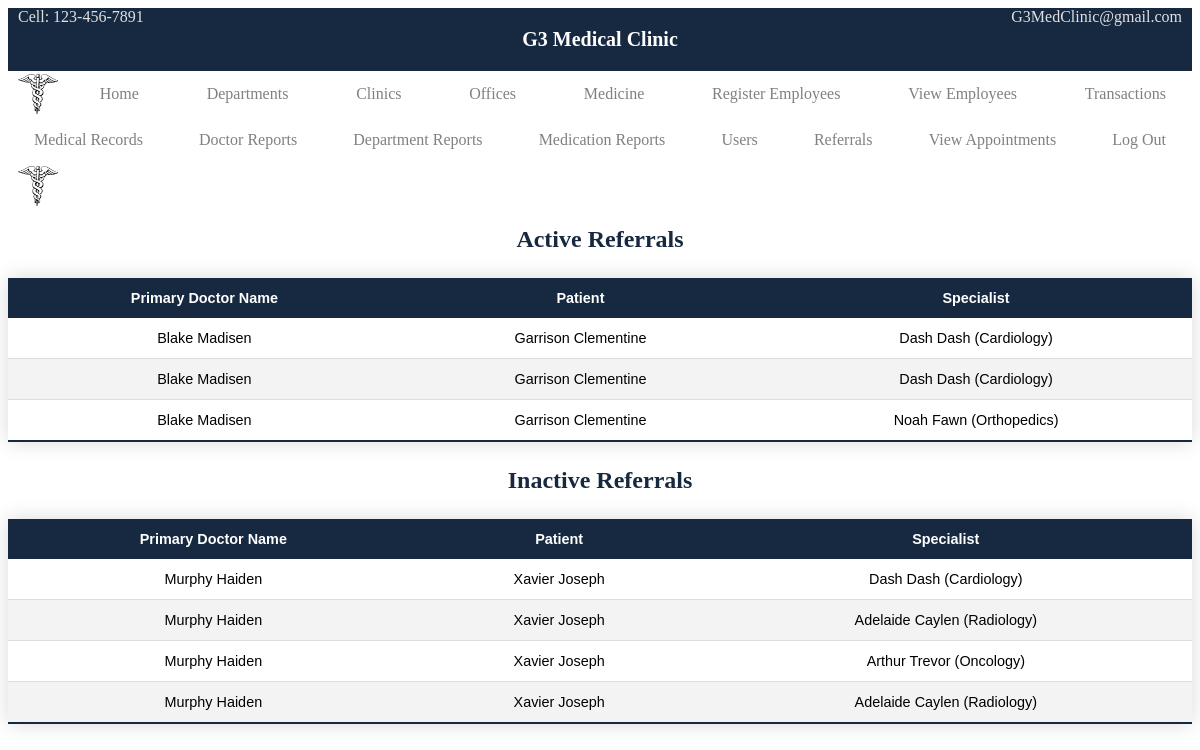
The app's page /referrals.php (signed in) with its own data.
### tables this page shows
CREATE TABLE `Referral` (
  `date_time` datetime NOT NULL DEFAULT CURRENT_TIMESTAMP,
  `primary_ID` int NOT NULL,
  `pat_ID` int NOT NULL,
  `specialist_ID` int NOT NULL,
  `deleted_flag` tinyint(1) NOT NULL DEFAULT '0',
  PRIMARY KEY (`date_time`,`primary_ID`),
  KEY `primary_ID` (`primary_ID`),
  KEY `pat_ID` (`pat_ID`),
  KEY `specialist_ID` (`specialist_ID`),
  CONSTRAINT `referral_ibfk_1` FOREIGN KEY (`primary_ID`) REFERENCES `Doctor` (`doc_ID`),
  CONSTRAINT `referral_ibfk_2` FOREIGN KEY (`pat_ID`) REFERENCES `Patient` (`patient_ID`),
  CONSTRAINT `referral_ibfk_3` FOREIGN KEY (`specialist_ID`) REFERENCES `Doctor` (`doc_ID`)
);

CREATE TABLE `Doctor` (
  `doc_ID` int NOT NULL AUTO_INCREMENT,
  `ssn` int NOT NULL,
  `dep_num` int NOT NULL DEFAULT '1',
  `f_name` varchar(45) NOT NULL,
  `m_name` varchar(20) DEFAULT NULL,
  `l_name` varchar(45) NOT NULL,
  `address_ID` int NOT NULL,
  `credentials` varchar(45) DEFAULT NULL,
  `sex` char(1) NOT NULL,
  `doc_user` int NOT NULL,
  `deleted_flag` tinyint(1) NOT NULL DEFAULT '0',
  PRIMARY KEY (`doc_ID`),
  UNIQUE KEY `ssn` (`ssn`,`doc_user`),
  KEY `dep_num` (`dep_num`),
  KEY `doc_user` (`doc_user`),
  KEY `address_ID` (`address_ID`),
  CONSTRAINT `doctor_ibfk_1` FOREIGN KEY (`dep_num`) REFERENCES `Department` (`department_number`),
  CONSTRAINT `doctor_ibfk_2` FOREIGN KEY (`doc_user`) REFERENCES `User_Account` (`user_ID`),
  CONSTRAINT `doctor_ibfk_3` FOREIGN KEY (`address_ID`) REFERENCES `Address` (`address_ID`)
);

CREATE TABLE `Patient` (
  `patient_ID` int NOT NULL AUTO_INCREMENT,
  `ssn` int NOT NULL,
  `f_name` varchar(20) NOT NULL,
  `m_name` varchar(20) DEFAULT NULL,
  `l_name` varchar(20) NOT NULL,
  `sex` char(1) NOT NULL,
  `pat_user` int NOT NULL,
  `address_ID` int NOT NULL,
  `clinic_ID` int NOT NULL,
  `prim_doc_ID` int NOT NULL,
  `deleted_flag` tinyint(1) NOT NULL DEFAULT '0',
  PRIMARY KEY (`patient_ID`),
  UNIQUE KEY `ssn` (`ssn`,`pat_user`),
  KEY `pat_user` (`pat_user`),
  KEY `address_ID` (`address_ID`),
  KEY `clinic_ID` (`clinic_ID`),
  KEY `prim_doc_ID` (`prim_doc_ID`),
  CONSTRAINT `patient_ibfk_1` FOREIGN KEY (`pat_user`) REFERENCES `User_Account` (`user_ID`),
  CONSTRAINT `patient_ibfk_2` FOREIGN KEY (`address_ID`) REFERENCES `Address` (`address_ID`),
  CONSTRAINT `patient_ibfk_3` FOREIGN KEY (`clinic_ID`) REFERENCES `Address` (`address_ID`),
  CONSTRAINT `patient_ibfk_4` FOREIGN KEY (`prim_doc_ID`) REFERENCES `Doctor` (`doc_ID`)
);

CREATE TABLE `Department` (
  `department_number` int NOT NULL AUTO_INCREMENT,
  `dep_name` varchar(45) NOT NULL,
  `deleted_flag` tinyint(1) NOT NULL DEFAULT '0',
  PRIMARY KEY (`department_number`),
  UNIQUE KEY `dep_name` (`dep_name`)
);

### includes/functions.inc.php (called while the page is built, shortened)
<?php
function getDepartmentName($conn, $deptNum) {
  $sql = "SELECT dep_name FROM Department WHERE department_number = ? AND deleted_flag = false;";
  $stmt = mysqli_stmt_init($conn);
  if (!mysqli_stmt_prepare($stmt, $sql)) {
    header("location: ../dept.php?error=viewstmtfailed");
    exit();
  }
  mysqli_stmt_bind_param($stmt, "i", $deptNum);
  mysqli_stmt_execute($stmt);
  $result = mysqli_stmt_get_result($stmt);
  return $result;
}
function getActiveReferrals($conn) {
  $sql = "SELECT * FROM Referral WHERE deleted_flag = false;";
  $stmt = mysqli_stmt_init($conn);
  if (!mysqli_stmt_prepare($stmt, $sql)) {
    header("location: ../referrals.php?error=getallreffailed");
    exit();
  }
  mysqli_stmt_execute($stmt);
  $result = mysqli_stmt_get_result($stmt);
  return $result;
}
function getInactiveReferrals($conn) {
  $sql = "SELECT * FROM Referral WHERE deleted_flag = true;";
  $stmt = mysqli_stmt_init($conn);
  if (!mysqli_stmt_prepare($stmt, $sql)) {
    header("location: ../referrals.php?error=getallreffailed");
    exit();
  }
  mysqli_stmt_execute($stmt);
  $result = mysqli_stmt_get_result($stmt);
  return $result;
}
function getDocNameFromDocID($conn, $docID) {
  $sql = "SELECT f_name, l_name, dep_num FROM Doctor WHERE doc_ID = ? AND deleted_flag = false;";
  $stmt = mysqli_stmt_init($conn);
  if (!mysqli_stmt_prepare($stmt, $sql)) {
    header("location: ../referrals.php?error=getallreffailed");
    exit();
  }
  mysqli_stmt_bind_param($stmt, "i", $docID);
  mysqli_stmt_execute($stmt);
  $result = mysqli_stmt_get_result($stmt);
  return $result;
}
function getPatientNameFromPatientID($conn, $patID) {
  $sql = "SELECT f_name, l_name FROM Patient WHERE patient_ID = ? AND deleted_flag = false;";
  $stmt = mysqli_stmt_init($conn);
  if (!mysqli_stmt_prepare($stmt, $sql)) {
    header("location: ../referrals.php?error=getallreffailed");
    exit();
  }
  mysqli_stmt_bind_param($stmt, "i", $patID);
  mysqli_stmt_execute($stmt);
  $result = mysqli_stmt_get_result($stmt);
  return $result;
}

### referrals.php (the view, shortened to what this page needs)
<?php
  include_once 'header.php';
  require_once 'includes/dbh.inc.php';
  require_once 'includes/functions.inc.php';
?>
<?php
  if ($_SESSION["userRole"] === 'doctor') {
    $result2 = getActiveDocReferrals($conn, $sessionDoctorID);
    $result3 = getInactiveDocReferrals($conn, $sessionDoctorID);
  }
  else if ($_SESSION["userRole"] === 'receptionist' || $_SESSION["userRole"] === 'admin') {
    $result2 = getActiveReferrals($conn);
    $result3 = getInactiveReferrals($conn);
  }
?>
<div class='referrals'>
  <h2>Active Referrals</h2>
  <table class="table-template">
    <thead>
      <tr>
        <?php
          if ($_SESSION["userRole"] === 'receptionist' || $_SESSION["userRole"] === 'admin') {
        ?>
        <th>Primary Doctor Name</th>
        <?php
          }
        ?>
        <th>Patient</th>
        <th>Specialist</th>
      </tr>
    </thead>
    <tbody>
      <?php
        while ($row2 = mysqli_fetch_assoc($result2)) {
          $refPrimaryID = intval($row2["primary_ID"]);
          $refPatID = intval($row2["pat_ID"]);
          $refSpecID = intval($row2["specialist_ID"]);
          if ($_SESSION["userRole"] === 'receptionist' || $_SESSION["userRole"] === 'admin') {
            $primDocName = getDocNameFromDocID($conn, $refPrimaryID);
            $primDocNameRow = mysqli_fetch_assoc($primDocName);
          }
          $patientName = getPatientNameFromPatientID($conn, $refPatID);
          $patientNameRow = mysqli_fetch_assoc($patientName);
          $specDocName = getDocNameFromDocID($conn, $refSpecID);
          $specDocNameRow = mysqli_fetch_assoc($specDocName);
          $depName = getDepartmentName($conn, intval($specDocNameRow["dep_num"]));
          $depNameRow = mysqli_fetch_assoc($depName);
          ?>
      <tr>
        <?php
        if ($_SESSION["userRole"] === 'receptionist' || $_SESSION["userRole"] === 'admin') {
        ?>
        <td><?php echo $primDocNameRow["f_name"].' '.$primDocNameRow["l_name"]?></td>
        <?php
          }
        ?>
        <td><?php echo $patientNameRow["f_name"].' '.$patientNameRow["l_name"]?></td>
        <td><?php echo $specDocNameRow["f_name"].' '.$specDocNameRow["l_name"].' ('.$depNameRow["dep_name"].')'?></td>
      </tr>
      <?php
        }
      ?>
    </tbody>
  </table>
</div>
<div class='referrals'>
  <h2>Inactive Referrals</h2>
  <table class="table-template">
    <thead>
      <tr>
        <?php
          if ($_SESSION["userRole"] === 'receptionist' || $_SESSION["userRole"] === 'admin') {
        ?>
        <th>Primary Doctor Name</th>
        <?php
          }
        ?>
        <th>Patient</th>
        <th>Specialist</th>
      </tr>
    </thead>
    <tbody>
      <?php
        while ($row3 = mysqli_fetch_assoc($result3)) {
          $refPrimaryID = intval($row3["primary_ID"]);
          $refPatID = intval($row3["pat_ID"]);
          $refSpecID = intval($row3["specialist_ID"]);
          if ($_SESSION["userRole"] === 'receptionist' || $_SESSION["userRole"] === 'admin') {
            $primDocName = getDocNameFromDocID($conn, $refPrimaryID);
            $primDocNameRow = mysqli_fetch_assoc($primDocName);
          }
          $patientName = getPatientNameFromPatientID($conn, $refPatID);
          $patientNameRow = mysqli_fetch_assoc($patientName);
          $specDocName = getDocNameFromDocID($conn, $refSpecID);
          $specDocNameRow = mysqli_fetch_assoc($specDocName);
          $depName = getDepartmentName($conn, intval($specDocNameRow["dep_num"]));
          $depNameRow = mysqli_fetch_assoc($depName);
          ?>
      <tr>
        <?php
        if ($_SESSION["userRole"] === 'receptionist' || $_SESSION["userRole"] === 'admin') {
        ?>
        <td><?php echo $primDocNameRow["f_name"].' '.$primDocNameRow["l_name"]?></td>
        <?php
          }
        ?>
        <td><?php echo $patientNameRow["f_name"].' '.$patientNameRow["l_name"]?></td>
        <td><?php echo $specDocNameRow["f_name"].' '.$specDocNameRow["l_name"].' ('.$depNameRow["dep_name"].')'?></td>
      </tr>
      <?php
        }
      ?>
    </tbody>
  </table>
</div>
<?php
  include_once 'footer.php';
?>

### records on screen
referral: primary_ID.f_name "Blake", primary_ID.l_name "Madisen", pat_ID.f_name "Garrison", pat_ID.l_name "Clementine", specialist_ID.f_name "Dash", specialist_ID.l_name "Dash", department.dep_name "Cardiology"
referral: primary_ID.f_name "Blake", primary_ID.l_name "Madisen", pat_ID.f_name "Garrison", pat_ID.l_name "Clementine", specialist_ID.f_name "Dash", specialist_ID.l_name "Dash", department.dep_name "Cardiology"
referral: primary_ID.f_name "Blake", primary_ID.l_name "Madisen", pat_ID.f_name "Garrison", pat_ID.l_name "Clementine", specialist_ID.f_name "Noah", specialist_ID.l_name "Fawn", department.dep_name "Orthopedics"
referral: primary_ID.f_name "Murphy", primary_ID.l_name "Haiden", pat_ID.f_name "Xavier", pat_ID.l_name "Joseph", specialist_ID.f_name "Dash", specialist_ID.l_name "Dash", department.dep_name "Cardiology"
referral: primary_ID.f_name "Murphy", primary_ID.l_name "Haiden", pat_ID.f_name "Xavier", pat_ID.l_name "Joseph", specialist_ID.f_name "Adelaide", specialist_ID.l_name "Caylen", department.dep_name "Radiology"
referral: primary_ID.f_name "Murphy", primary_ID.l_name "Haiden", pat_ID.f_name "Xavier", pat_ID.l_name "Joseph", specialist_ID.f_name "Arthur", specialist_ID.l_name "Trevor", department.dep_name "Oncology"
referral: primary_ID.f_name "Murphy", primary_ID.l_name "Haiden", pat_ID.f_name "Xavier", pat_ID.l_name "Joseph", specialist_ID.f_name "Adelaide", specialist_ID.l_name "Caylen", department.dep_name "Radiology"
